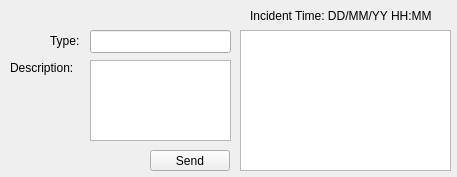
<?xml version="1.0" encoding="UTF-8"?>
<ui version="4.0">
 <class>IncidentReportWindow</class>
 <widget class="QMainWindow" name="IncidentReportWindow">
  <property name="geometry">
   <rect>
    <x>0</x>
    <y>0</y>
    <width>457</width>
    <height>177</height>
   </rect>
  </property>
  <property name="windowTitle">
   <string>Incident Report</string>
  </property>
  <widget class="QWidget" name="centralwidget">
   <widget class="QPushButton" name="OKButton">
    <property name="geometry">
     <rect>
      <x>150</x>
      <y>150</y>
      <width>80</width>
      <height>21</height>
     </rect>
    </property>
    <property name="text">
     <string>Send</string>
    </property>
   </widget>
   <widget class="QLabel" name="TimestampText">
    <property name="geometry">
     <rect>
      <x>250</x>
      <y>0</y>
      <width>201</width>
      <height>31</height>
     </rect>
    </property>
    <property name="text">
     <string>Incident Time: DD/MM/YY HH:MM</string>
    </property>
   </widget>
   <widget class="QLabel" name="IncidentTypeText">
    <property name="geometry">
     <rect>
      <x>50</x>
      <y>30</y>
      <width>41</width>
      <height>21</height>
     </rect>
    </property>
    <property name="text">
     <string>Type:</string>
    </property>
   </widget>
   <widget class="QLineEdit" name="IncidentTypeInput">
    <property name="geometry">
     <rect>
      <x>90</x>
      <y>30</y>
      <width>141</width>
      <height>23</height>
     </rect>
    </property>
   </widget>
   <widget class="QLabel" name="DescriptionText">
    <property name="geometry">
     <rect>
      <x>10</x>
      <y>60</y>
      <width>81</width>
      <height>16</height>
     </rect>
    </property>
    <property name="text">
     <string>Description:</string>
    </property>
   </widget>
   <widget class="QPlainTextEdit" name="DescriptionInput">
    <property name="geometry">
     <rect>
      <x>90</x>
      <y>60</y>
      <width>141</width>
      <height>81</height>
     </rect>
    </property>
   </widget>
   <widget class="QGraphicsView" name="ImageGraphicsView">
    <property name="geometry">
     <rect>
      <x>240</x>
      <y>30</y>
      <width>211</width>
      <height>141</height>
     </rect>
    </property>
   </widget>
  </widget>
 </widget>
 <resources/>
 <connections/>
</ui>
